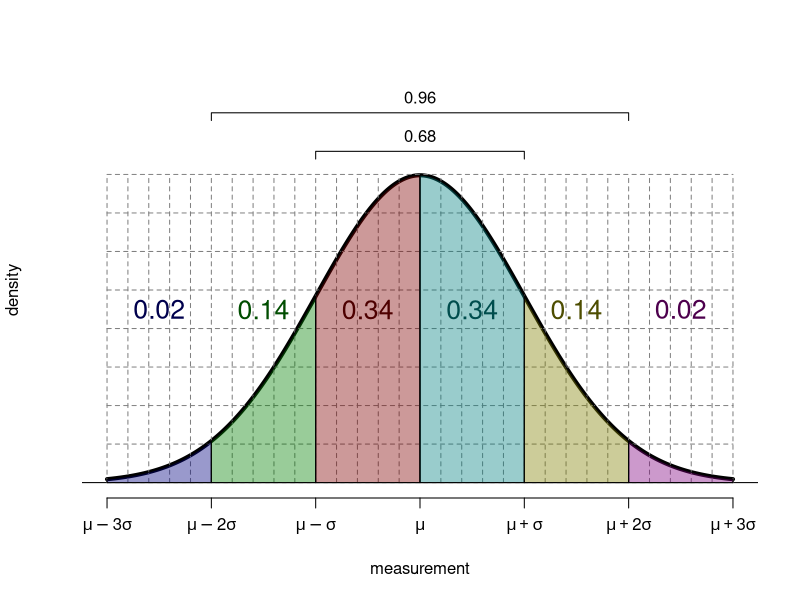
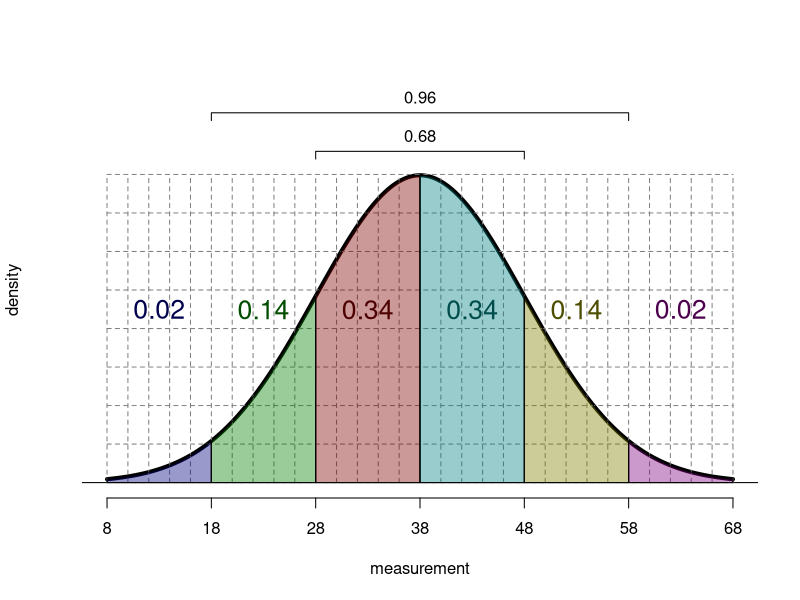

Source code (R) for these figures, in order:
## ---- chunk 1

# reseed for exam question
set.seed(runif(1,1,23))

zs = -3:3
ps = round(pnorm(zs),2)
mu = sample(30:70,1)
sig = sample(2:10,1)
zc = sample(-2:2,6,T)
zc[c(3,6)] = sample(1:2,2)
zc[c(1:2,4:5)] = sample(-2:2,4)
L = ps[zc+4]
R = 1-ps[zc+4]
C = 1-2*(1-ps[abs(zc)+4])

x = mu+sig*zc
## ---- chunk 2
z = seq(-3,3,0.01)
yl = seq(0,0.4,0.05)
zl = seq(-3,3,0.2)
plot(z,dnorm(z),type="l",axes=F,ylab="density",xlab="measurement",lwd=4,ylim=c(0,0.5))
axis(1,at=(-3):3,labels=c(expression(mu-3*sigma),expression(mu-2*sigma),expression(mu-sigma),
                          expression(mu),expression(mu+sigma),expression(mu+2*sigma),
                          expression(mu+3*sigma)))
abline(h=0)
for(z in (-3):3){
  lines(c(z,z),c(0,dnorm(z)))
}
for(z in zl){
  lines(c(z,z),c(0,0.4),lty=2,col=rgb(0.5,0.5,0.5))
}
for(y in yl){
  lines(c(-3,3),c(y,y),lty=2,col=rgb(0.5,0.5,0.5))
}
cols = c(rgb(0,0,0.5,0.4),rgb(0,0.5,0,0.4),rgb(0.5,0,0,0.4),rgb(0,0.5,0.5,0.4),rgb(0.5,0.5,0,0.4),rgb(0.5,0,0.5,0.4))
col2 = c(rgb(0,0,0.3),rgb(0,0.3,0),rgb(0.3,0,0),rgb(0,0.3,0.3),rgb(0.3,0.3,0),rgb(0.3,0,0.3))

for(i in (-3):2){
  zz = seq(i,i+1,0.01)
  polygon(c(i,zz,i+1),c(0,dnorm(zz),0),col=cols[i+4])
  text(i+0.5,0.225,round(pnorm(i+1)-pnorm(i),2),col=col2[i+4],cex=1.6)
}

lines(z,dnorm(z),lwd=4)

lines(c(-1,-1,1,1),c(0.42,0.43,0.43,0.42))
text(0,0.45,"0.68")
lines(c(-2,-2,2,2),c(0.47,0.48,0.48,0.47))
text(0,0.50,"0.96")
## ---- chunk 3
z = seq(-3,3,0.01)
yl = seq(0,0.4,0.05)
zl = seq(-3,3,0.2)
plot(z,dnorm(z),type="l",axes=F,ylab="density",xlab="measurement",lwd=4,ylim=c(0,0.5))
axis(1,at=(-3):3,labels=mu+(-3):3*sig)
abline(h=0)
for(z in (-3):3){
  lines(c(z,z),c(0,dnorm(z)))
}
for(z in zl){
  lines(c(z,z),c(0,0.4),lty=2,col=rgb(0.5,0.5,0.5))
}
for(y in yl){
  lines(c(-3,3),c(y,y),lty=2,col=rgb(0.5,0.5,0.5))
}
cols = c(rgb(0,0,0.5,0.4),rgb(0,0.5,0,0.4),rgb(0.5,0,0,0.4),rgb(0,0.5,0.5,0.4),rgb(0.5,0.5,0,0.4),rgb(0.5,0,0.5,0.4))
col2 = c(rgb(0,0,0.3),rgb(0,0.3,0),rgb(0.3,0,0),rgb(0,0.3,0.3),rgb(0.3,0.3,0),rgb(0.3,0,0.3))

for(i in (-3):2){
  zz = seq(i,i+1,0.01)
  polygon(c(i,zz,i+1),c(0,dnorm(zz),0),col=cols[i+4])
  text(i+0.5,0.225,round(pnorm(i+1)-pnorm(i),2),col=col2[i+4],cex=1.6)
}

lines(z,dnorm(z),lwd=4)

lines(c(-1,-1,1,1),c(0.42,0.43,0.43,0.42))
text(0,0.45,"0.68")
lines(c(-2,-2,2,2),c(0.47,0.48,0.48,0.47))
text(0,0.50,"0.96")
